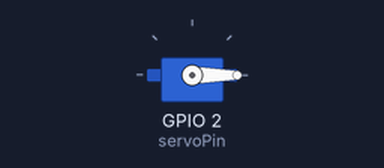
Recording of a sketch running on a simulated ESP32. Parts: servo.

Above: at 0.05 s.
At 1.5 s:
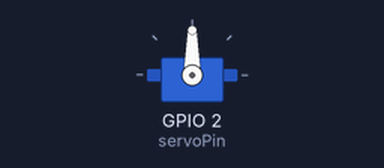
At 3.0 s:
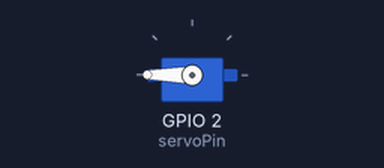
Timing chart, 0 to 6.9 s (numbered marks = the images above):
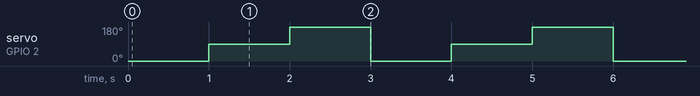

Measured:
- by itself, servo on GPIO 2 (servoPin): repeats every 3.0 s: 180° 1.0 s, 0° 1.0 s, 90° 1.0 s

The sketch:

sketch_may16c.ino
```cpp
#include <ESP32Servo.h>

const int servoPin = 2; // GPIO pin to which the servo is connected
Servo myServo;
void setup()
{
  myServo.attach(servoPin);
}
void loop()
{
  myServo.write(0);    // Move the servo to 0 degrees
  delay(1000);         // Wait for 1 second
  myServo.write(90);   // Move the servo to 90 degrees
  delay(1000);         // Wait for 1 second
  myServo.write(180);  // Move the servo to 180 degrees
  delay(1000);         // Wait for 1 second
}
```
